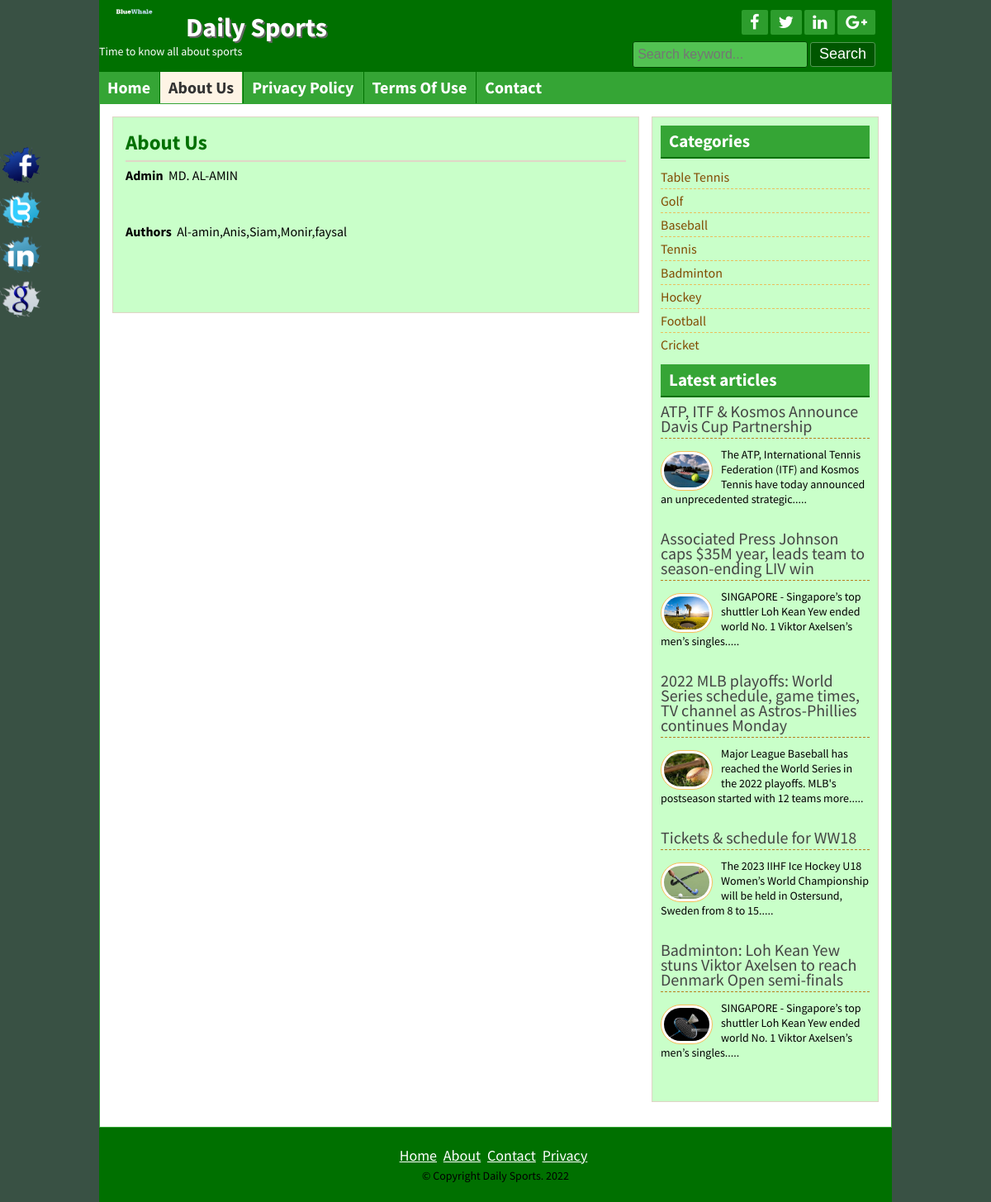
Page /page.php?pageid=1 on the committed database.
### tables this page shows
CREATE TABLE `title_slogan` (
  `id` int(11) NOT NULL,
  `title` varchar(255) NOT NULL,
  `slogan` varchar(255) NOT NULL,
  `logo` varchar(255) NOT NULL
);

CREATE TABLE `tbl_social` (
  `id` int(11) NOT NULL,
  `fb` varchar(255) NOT NULL,
  `tw` varchar(255) NOT NULL,
  `ln` varchar(255) NOT NULL,
  `gp` varchar(255) NOT NULL
);

CREATE TABLE `tbl_page` (
  `id` int(11) NOT NULL,
  `name` varchar(255) NOT NULL,
  `body` text NOT NULL
);

CREATE TABLE `tbl_category` (
  `id` int(11) NOT NULL,
  `name` varchar(50) NOT NULL
);

CREATE TABLE `tbl_post` (
  `id` int(11) NOT NULL,
  `cat` int(11) NOT NULL,
  `title` varchar(250) NOT NULL,
  `body` text NOT NULL,
  `image` varchar(250) NOT NULL,
  `author` varchar(250) NOT NULL,
  `tags` varchar(250) NOT NULL,
  `date` timestamp NOT NULL DEFAULT current_timestamp() ON UPDATE current_timestamp(),
  `userid` int(11) NOT NULL
);

CREATE TABLE `tbl_footer` (
  `id` int(11) NOT NULL,
  `note` varchar(255) NOT NULL
);

### lib/Database.php (called while the page is built, shortened)
<?php
Class Database{
	public $host   = DB_HOST;
	public $user   = DB_USER;
	public $pass   = DB_PASS;
	public $dbname = DB_NAME;
	public $link;
	private function connectDB(){
	$this->link = new mysqli($this->host, $this->user, $this->pass, $this->dbname);
 }
	public function select($query){
		$result = $this->link->query($query) or die($this->link->error.__LINE__);
		if($result->num_rows > 0){
			return $result;
		} else {
			return false;
		}
	}
}

### helpers/format.php (called while the page is built, shortened)
<?php
    class Format{
        public function textShorten($text, $limit = 400){
            $text = $text. " ";
            $text = substr($text, 0, $limit);
            $text = substr($text, 0, strrpos($text, ' '));
            $text = $text.".....";
            return $text;
        }
    }
?>

### page.php (the view)
<?php include 'inc/header.php';?>
<?php
$pageid = mysqli_real_escape_string($db->link, $_GET['pageid']);
if (!isset($pageid) || $pageid == NULL) {
    header("Location: 404.php");
} else {
    $id = $pageid;
}
?>
<?php
            $query = "select * from tbl_page where id='$id'";
            $pages = $db->select($query);
            if ($pages) {
                while ($result = $pages->fetch_assoc()) {
            ?>
	<div class="contentsection contemplete clear">
		<div class="maincontent clear">
			<div class="about">
				<h2><?php echo $result['name'];?></h2>
				<?php echo $result['body'];?>
	</div>
		</div>
		<?php include "inc/sidebar.php"; ?>
	</div>
	<?php }} else {
		header("Location: 404.php");
	}?>
	<?php include "inc/footer.php"; ?>

### inc/header.php (shortened to what this page needs)
<?php include "lib/Database.php"; ?>
<?php include "helpers/format.php"; ?>
<?php
$db = new Database();
$fm = new Format();
?>
<!DOCTYPE html>
<html>
<head>
	<?php include 'scripts/css.php'; ?>
</head>
<body>
	<div class="headersection templete clear">
		<a href="index.php">
			<div class="logo">
				<?php
				$query = "select * from title_slogan where id='1'";
				$blog_title = $db->select($query);
				if ($blog_title) {
					while ($result = $blog_title->fetch_assoc()) {
				?>
						<img src="admin/<?php echo $result['logo']; ?>" alt="Logo" />
						<h2><?php echo $result['title']; ?></h2>
						<p><?php echo $result['slogan']; ?></p>
				<?php }
				} ?>
			</div>
		</a>
		<div class="social clear">
			<div class="icon clear">
				<?php
				$query = "select * from tbl_social where id='1'";
				$socialmedia = $db->select($query);
				if ($socialmedia) {
					while ($result = $socialmedia->fetch_assoc()) {
				?>
						<a href="<?php echo $result['fb']; ?>" target="_blank"><i class="fa fa-facebook"></i></a>
						<a href="<?php echo $result['tw']; ?>" target="_blank"><i class="fa fa-twitter"></i></a>
						<a href="<?php echo $result['ln']; ?>" target="_blank"><i class="fa fa-linkedin"></i></a>
						<a href="<?php echo $result['gp']; ?>" target="_blank"><i class="fa fa-google-plus"></i></a>
				<?php }
				} ?>
			</div>
			<div class="searchbtn clear">
				<form action="search.php" method="get">
					<input type="text" name="search" placeholder="Search keyword..." />
					<input type="submit" name="submit" value="Search" />
				</form>
			</div>
		</div>
	</div>
	<div class="navsection templete">
		<?php
		$path = $_SERVER['SCRIPT_FILENAME'];
		$currentpage = basename($path, '.php');
		?>
		<ul>
			<li><a <?php
					if ($currentpage == 'index') {
						echo 'id="active"';
					}
					?> href="index.php">Home</a></li>
			<?php
			$query = "select * from tbl_page";
			$pages = $db->select($query);
			if ($pages) {
				while ($result = $pages->fetch_assoc()) {
			?>
					<li><a <?php
							if (isset($_GET['pageid']) && $_GET['pageid'] == $result['id']) {
								echo 'id="active"';
							}
							?> href="page.php?pageid=<?php echo $result['id']; ?>"><?php echo $result['name']; ?></a> </li>
			<?php }
			} ?>
			<li><a <?php
					if ($currentpage == 'contact') {
						echo 'id="active"';
					}
					?> href="contact.php">Contact</a></li>
		</ul>
	</div>

### inc/sidebar.php
<div class="sidebar clear">
	<div class="samesidebar clear">
		<h2>Categories</h2>
		<ul>
			<?php
			$query = "select * from tbl_category";
			$category = $db->select($query);
			if ($category) {
				while ($result = $category->fetch_assoc()) {
			?>
					<li><a href="posts.php?category=<?php echo $result['id'];?>"><?php echo $result['name']; ?></a></li>
				<?php
				}
			} else { ?>
			<li>No Category Created</li>
			<?php } ?>
		</ul>
	</div>
	<div class="samesidebar clear">
		<h2>Latest articles</h2>
		<?php
			$query = "select * from tbl_post order by id desc limit 5";
			$post = $db->select($query);
			if ($post) {
				while ($result = $post->fetch_assoc()) {
			?>
		<div class="popular clear">
			<h3><a href="post.php?id=<?php echo $result['id']; ?>"><?php echo $result['title']; ?></a></h3>
			<a href="post.php?id=<?php echo $result['id']; ?>"><img src="admin/<?php echo $result['image']; ?>" alt="post image" /></a>
			<?php echo $fm->textShorten($result['body'], 120); ?>
		</div>
		<?php }
			} else {
				header("Location:404.php");
			} ?>
	</div>
</div>

### inc/footer.php (shortened to what this page needs)
<div class="footersection templete clear">
	<div class="footermenu clear">
		<ul>
			<li><a href="index.php">Home</a></li>
			<li><a href="page.php?pageid=1">About</a></li>
			<li><a href="contact.php">Contact</a></li>
			<li><a href="page.php?pageid=2">Privacy</a></li>
		</ul>
	</div>
	<?php
	$query = "select * from tbl_footer where id='1'";
	$copyright = $db->select($query);
	if ($copyright) {
		while ($result = $copyright->fetch_assoc()) {
	?>
			<p>&copy; <?php echo $result['note']; ?> <?php echo date('Y'); ?></p>
	<?php }
	} ?>
</div>
<div class="fixedicon clear">
	<?php
	$query = "select * from tbl_social where id='1'";
	$socialmedia = $db->select($query);
	if ($socialmedia) {
		while ($result = $socialmedia->fetch_assoc()) {
	?>
			<a href="<?php echo $result['fb']; ?>" target="_blank"><img src="images/fb.png" alt="Facebook" /></a>
			<a href="<?php echo $result['tw']; ?>" target="_blank"><img src="images/tw.png" alt="Twitter" /></a>
			<a href="<?php echo $result['ln']; ?>" target="_blank"><img src="images/in.png" alt="LinkedIn" /></a>
			<a href="<?php echo $result['gp']; ?>" target="_blank"><img src="images/gl.png" alt="GooglePlus" /></a>
	<?php }
	} ?>
</div>
</body>
</html>

### style.css (style rules this page uses)
* { margin:0;padding:0;outline:0 }
body { font-family: 'Source Sans Pro', sans-serif;font-size:14px;line-height:18px;color:#000;background:#395144; }
.templete { width:960px;margin:0 auto; }
.contemplete { margin: 0 auto; width: 928px; }
.clear { overflow:hidden; }
input[type="text"], input[type="email"] { border: 1px solid #cfc5b6; border-radius: 3px; margin-bottom: 5px; padding: 5px; width: 300px; }
input[type="submit"] { background: #b7801c none repeat scroll 0 0; border: 1px solid #e6af4b; color: #fff; cursor: pointer; font-size: 20px; padding: 1px 10px; }
.headersection { background: #ca932f none repeat scroll 0 0; color: #fff; }
.logo { float: left; width: 580px; }
.logo img { float: left; margin-right: 15px; padding-bottom: 10px; padding-left: 20px; padding-top: 10px; width: 70px; }
.logo h2 { color: #fff; font-size: 32px; margin-bottom: 11px; margin-top: 24px; text-shadow: 2px 2px 0 #666; }
.logo p { color:#fff; }
.social { float: right; margin-right: 20px; margin-top: 12px; text-align: right; width: 360px; }
.icon { float: right; }
.icon a { background: #a56e0a none repeat scroll 0 0; border-radius: 2px; color: #fff; display: block; float: left; font-size: 20px; margin-left: 3px; padding: 5px 10px; }
.searchbtn { float: right; margin-top: 8px; }
.searchbtn input[type="text"] { border: 1px solid #A56E0A; width: 200px; background: #FFE07C; font-size: 16px; height: 20px; }
.searchbtn input[type="submit"] { border: 1px solid #9d6602; border-radius: 3px; font-size: 18px; height: 30px; padding-left: 10px; padding-right: 10px; padding-top: 0; cursor: pointer; }
.navsection { background: none repeat scroll 0 0 #e6af4b; min-height: 38px; }
.navsection ul { margin:0;padding:0;list-style:none; }
.navsection ul li { border-left: 1px solid #fdc662; border-right: 1px solid #c18a26; display: block; float: left; position:relative; }
.navsection ul li:first-child { border-left: 0px solid #fdc662; }
.navsection ul li:last-child { border-right: 0px solid #c18a26; }
.navsection ul li a { color: #fff; display: block; font-size: 20px; font-weight: bold; padding: 10px; text-decoration: none; }
.navsection ul li a:hover, #active { background:#FEF4E5;color:#333; }
.contentsection { background: #ffffff none repeat scroll 0 0; border: 1px solid #ca932f; padding: 15px; }
.maincontent { background: #fef4e5 none repeat scroll 0 0; border: 1px solid #ded4c5; float: left; margin: 0 15px 15px 0; padding: 8px 15px; width: 606px; }
.about { font-size: 16px; line-height: 24px; text-align: justify; }
.about p { font-size: 16px; line-height: 24px; margin-bottom: 10px; text-align: justify; }
.samepost h2, .about h2 { border-bottom: 2px solid #e0d6c7; color: #ac7511; font-size: 25px; margin-bottom: 4px; padding: 10px 10px 10px 0; }
.sidebar { background: #fef4e5 none repeat scroll 0 0; border: 1px solid #ded4c5; float: right; margin-bottom: 15px; margin-top: 0; padding: 10px; width: 253px; }
.samesidebar { margin-bottom: 10px; }
.samesidebar h2 { background: #e6af4b none repeat scroll 0 0; border-bottom: 2px solid #b7801c; color: #333; margin-bottom: 8px; padding: 10px; }
.samesidebar ul { padding:0;margin:0;list-style:none; }
.samesidebar ul li { border-bottom: 1px dashed #e9c05c; font-size: 16px; padding: 5px 8px 5px 0; }
.samesidebar ul li:last-child { border-bottom: 0px dashed #e9c05c; }
.samesidebar ul li a { color: #814a00; text-decoration: none; }
.samesidebar p { margin-bottom: 10px; }
.popular { margin-bottom: 20px; }
.popular h3 { border-bottom: 1px dashed #b7801c; font-size: 20px; font-weight: normal; margin-bottom: 10px; padding-bottom: 5px; }
.popular h3 a { text-decoration:none;color:#444 }
.popular img { background: #fff none repeat scroll 0 0; border: 1px solid #f6bf5b; border-radius: 30px; float: left; height: 40px; margin-right: 10px; margin-top: 5px; padding: 3px; width: 55px; }
.footersection { height:90px;background:#B7801C;text-align:center }
.footermenu { margin-top: 25px; margin-bottom: 5px; }
.footermenu ul { padding:0;margin:0;list-style:none;text-align:center; }
.footermenu ul li { display:inline-block; }
.footermenu ul li a { color: #E6AF4B; font-size: 18px; margin-right: 5px; }
.fixedicon { left: 0; position: fixed; top: 175px; width: 60px; }
.fixedicon img { width: 50px; }

### rows in the picture
title_slogan: logo (picture), title "Daily Sports", slogan "Time to know all about sports"
tbl_page: name "About Us", body "Admin MD. AL-AMIN Authors Al-amin,Anis,Siam,Monir,faysal"
tbl_page: name "Privacy Policy"
tbl_page: name "Terms Of Use"
tbl_category: name "Table Tennis"
tbl_category: name "Golf"
tbl_category: name "Baseball"
tbl_category: name "Tennis"
tbl_category: name "Badminton"
tbl_category: name "Hockey"
tbl_category: name "Football"
tbl_category: name "Cricket"
tbl_post: title "ATP, ITF & Kosmos Announce Davis Cup Partnership", image (picture), body "The ATP, International Tennis Federation (ITF) and Kosmos Tennis have today announced an unprecedented strategic....."
tbl_post: title "Associated Press Johnson caps $35M year, leads team to season-ending LIV win", image (picture), body "SINGAPORE - Singapore’s top shuttler Loh Kean Yew ended world No. 1 Viktor Axelsen’s men’s singles....."
tbl_post: title "2022 MLB playoffs: World Series schedule, game times, TV channel as Astros-Phillies continues Monday", image (picture), body "Major League Baseball has reached the World Series in the 2022 playoffs. MLB's postseason started with 12 teams more....."
tbl_post: title "Tickets & schedule for WW18", image (picture), body "The 2023 IIHF Ice Hockey U18 Women’s World Championship will be held in Ostersund, Sweden from 8 to 15....."
tbl_post: title "Badminton: Loh Kean Yew stuns Viktor Axelsen to reach Denmark Open semi-finals", image (picture), body "SINGAPORE - Singapore’s top shuttler Loh Kean Yew ended world No. 1 Viktor Axelsen’s men’s singles....."
tbl_footer: note "Copyright Daily Sports."
